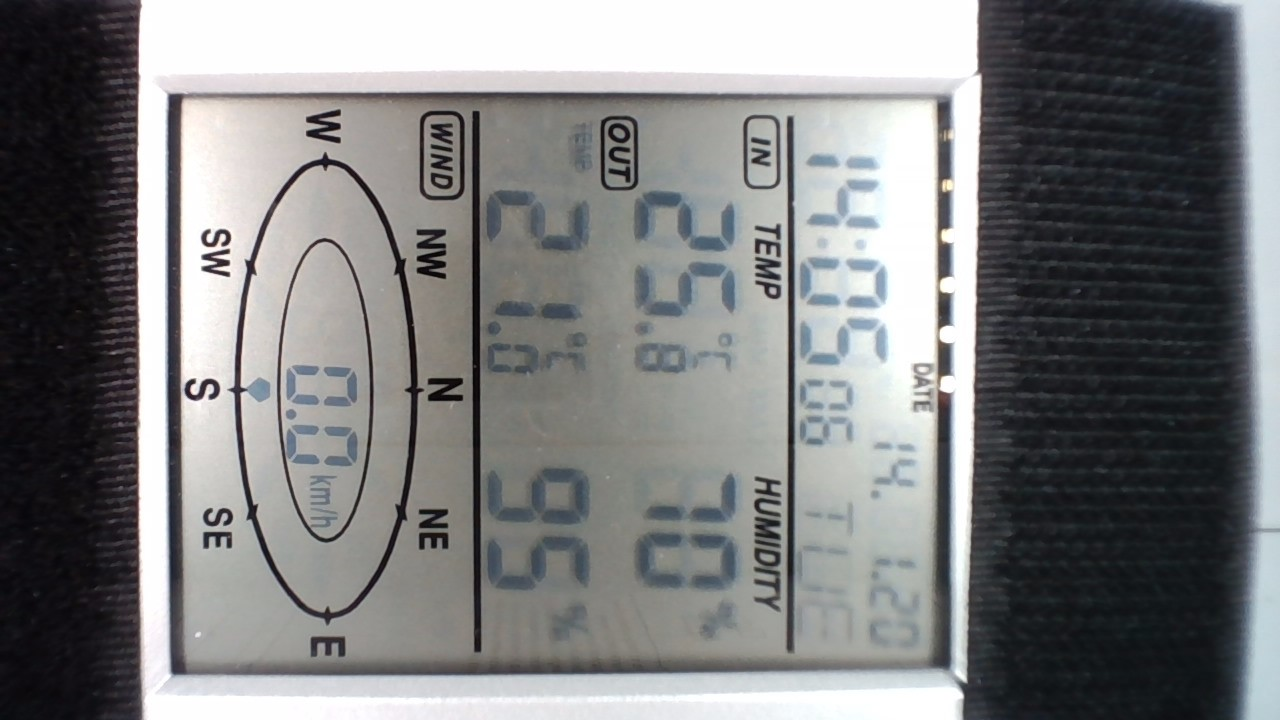
#> input picture fullview.jpg, 1280 x 720 px
$ python main.py
#> lines starting #> are read from the running program, lines starting #| are printed output that depends on the picture; after the words box and inside, x2 and y2 are one past the last pixel; in counts of white or black regions, pixels touching at a corner belong together
### preprocess.py
import cv2
from numpy.typing import NDArray
import numpy as np
import matplotlib.pyplot as plt


def apply_greyscale(img: NDArray) -> NDArray:
    return cv2.cvtColor(img, cv2.COLOR_BGR2GRAY)


def apply_contrast(
    img: NDArray, clip_limit: float = 2.0, tile_grid_size: tuple = (8, 8)
) -> NDArray:
    clahe = cv2.createCLAHE(clipLimit=clip_limit, tileGridSize=tile_grid_size)
    enhanced = clahe.apply(img)
    return enhanced


def brighten_image(image):
    threshold = 90
    mask = np.where(image > threshold, 1, 0)

    # Add 20 to pixels that satisfy the mask
    brightened_image = image + (60 * mask)
    brightened_image = np.clip(brightened_image, 0, 255)
    brightened_image = brightened_image.astype(np.uint8)
    return brightened_image


def apply_threshold(image):
    _, thresholded = cv2.threshold(image, 110, 255, cv2.THRESH_BINARY)
    return thresholded


def apply_filters(img: NDArray, bright=True) -> NDArray:
    gray = apply_greyscale(img)
    enhanced = apply_contrast(gray)
    if bright:  # the brigthen image is not good
        enhanced = brighten_image(enhanced)
    image_with_filters = apply_threshold(enhanced)
    return image_with_filters

### seven_segment_ocr.py
import cv2
import matplotlib.pyplot as plt
import numpy as np
from numpy.typing import NDArray


# [9 lines left out: function visulize, not called in this run]


def get_segments_from_image(image: NDArray) -> list[int]:
    """
    Need to make it dynamic so If I got diff digit size, I would still be able to predict
    :param image:
    :return: The seven segments
    """
    segment_width = 12
    segment_height = 12

    image = cv2.resize(image, (71, 41))
    image = cv2.rotate(image, rotateCode=cv2.ROTATE_90_COUNTERCLOCKWISE)
    # plt.imshow(image, cmap="gray")
    # plt.title("image")
    # plt.show()

    positions: list[tuple[int, int]] = [
        (0, 15),
        (15, 0),
        (15, 30),
        (30, 15),
        (45, 0),
        (45, 30),
        (60, 15),
    ]

    segments = []
    for position in positions:
        h_start, w_start = position
        segment: NDArray = image[
            h_start : h_start + segment_height, w_start : w_start + segment_width
        ]
        segment_average = np.average(segment)
        segment_contains_black_pixels = segment_average < 170
        segments.append(1) if segment_contains_black_pixels else segments.append(0)

    return segments


def identify_digit(segments):
    patterns = {
        "0": [1, 1, 1, 0, 1, 1, 1],
        "1": [0, 0, 1, 0, 0, 1, 0],
        "2": [1, 0, 1, 1, 1, 0, 1],
        "3": [1, 0, 1, 1, 0, 1, 1],
        "4": [0, 1, 1, 1, 0, 1, 0],
        "5": [1, 1, 0, 1, 0, 1, 1],
        "6": [1, 1, 0, 1, 1, 1, 1],
        "7": [1, 0, 1, 0, 0, 1, 0],
        "8": [1, 1, 1, 1, 1, 1, 1],
        "9": [1, 1, 1, 1, 0, 1, 1],
    }

    for digit, pattern in patterns.items():
        if segments == pattern:
            return digit

    return None

### main.py
from collections import namedtuple
from dataclasses import dataclass
from typing import TypedDict

import cv2
import numpy as np
from numpy.typing import NDArray
import matplotlib.pyplot as plt

from preprocess import apply_filters
from seven_segment_ocr import get_segments_from_image, identify_digit

Coordinates = namedtuple("Coordinates", ["x", "y"])
DigitsValue = namedtuple("DigitValue", ["left_digit", "right_digit"])


class DigitCoordinates(TypedDict):
    left_up: Coordinates
    right_down: Coordinates


@dataclass
class TwoDigitCoordinate:
    left_digit: DigitCoordinates
    right_digit: DigitCoordinates


def get_center(img: NDArray) -> NDArray:
    """
    Gets the center of ths screen
    :param img: The Image to crop
    :return: Cropped Image
    """
    # first crop get humidity and temp
    coord = DigitCoordinates(
        left_up=Coordinates(x=486, y=190), right_down=Coordinates(x=586, y=585)
    )
    humidity_and_temp = crop(img, coord)

    filtered = apply_filters(humidity_and_temp)
    plt.imshow(filtered, cmap="gray")
    plt.title("cropped & filtered Image")
    plt.show()
    return filtered


def get_wind(img: NDArray) -> DigitsValue:
    pass


def crop(img: NDArray, digit: DigitCoordinates) -> NDArray:
    cropped_img = img[
        digit["left_up"].y : digit["right_down"].y,
        digit["left_up"].x : digit["right_down"].x,
    ]
    return cropped_img


def process_two_digits(img: NDArray, digit: TwoDigitCoordinate) -> DigitsValue:
    """
    :param img: Image which are cropped to the temperature digits.
    :param digit:
    :return: The actual two digit value
    """

    left_digit_to_crop = DigitCoordinates(
        left_up=digit.left_digit["left_up"], right_down=digit.left_digit["right_down"]
    )
    left_digit = crop(img, left_digit_to_crop)

    right_digit_to_crop = DigitCoordinates(
        left_up=digit.right_digit["left_up"], right_down=digit.right_digit["right_down"]
    )
    right_digit = crop(img, right_digit_to_crop)

    predicted_left_digit = predict(left_digit)
    predicted_right_digit = predict(right_digit)
    print(f"Predicted {predicted_left_digit}{predicted_right_digit}")

    return DigitsValue(
        left_digit=predicted_left_digit, right_digit=predicted_right_digit
    )


def get_temp(img: NDArray) -> DigitsValue:
    """
    :param img: Image which are cropped to the temperature digits.
    :return: The actual two digit value
    """
    left = DigitCoordinates(
        left_up=Coordinates(x=0, y=0), right_down=Coordinates(x=96, y=58)
    )
    right = DigitCoordinates(
        left_up=Coordinates(x=1, y=70), right_down=Coordinates(x=96, y=126)
    )
    digits_coord = TwoDigitCoordinate(left_digit=left, right_digit=right)
    return process_two_digits(img, digits_coord)


def get_humidity(img: NDArray) -> DigitsValue:
    """
    :param img: Image which are cropped to the temperature digits.
    :return: The actual two digit value
    """

    first_crop = DigitCoordinates(
        left_up=Coordinates(x=1, y=278), right_down=Coordinates(x=97, y=394)
    )
    img = crop(img, first_crop)

    left = DigitCoordinates(
        left_up=Coordinates(x=0, y=0), right_down=Coordinates(x=96, y=54)
    )
    right = DigitCoordinates(
        left_up=Coordinates(x=1, y=70), right_down=Coordinates(x=96, y=126)
    )
    digits_coord = TwoDigitCoordinate(left_digit=left, right_digit=right)
    return process_two_digits(img, digits_coord)


def predict(img: NDArray) -> int:
    segments = get_segments_from_image(img)
    digit = identify_digit(segments)
    return digit


image = cv2.imread("fullview.jpg")
#> image is the input picture: shape (720, 1280, 3); mean B, G, R 127.9, 127.1, 126.3
cropped = get_center(image)
#> in crop, `cropped_img = img[ digit["left_up"].y : digit["right_down"].y, digit["..`:
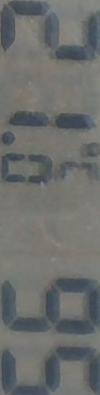
#> cropped_img: shape (395, 100, 3); mean B, G, R 108.2, 109.9, 107.8
#> in apply_contrast, `enhanced = clahe.apply(img)`:
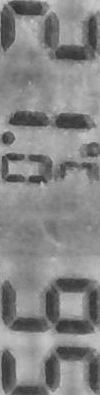
#> enhanced: shape (395, 100); min 46, max 201, mean 132.9
#> in brighten_image, `mask = np.where(image > threshold, 1, 0)`:
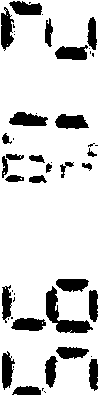
#> mask: shape (395, 100) int64; values 0 (black) and 1 (white), 84% white; 49 black regions (22 under 20 px), largest, box (x1, y1, x2, y2) and area: (46, 286, 93, 333) 738, (9, 112, 48, 126) 396, (55, 114, 89, 129) 377
#> in brighten_image, `brightened_image = image + (60 * mask)`:
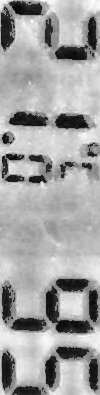
#> brightened_image: shape (395, 100) int64; min 46, max 261, mean 183.3; drawn with min black and max white
#> in brighten_image, `brightened_image = np.clip(brightened_image, 0, 255)`:
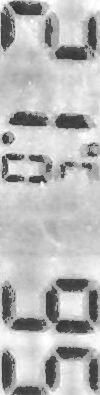
#> brightened_image: shape (395, 100) int64; min 46, max 255, mean 183.3
temperature = get_temp(cropped)
#> in crop (call 2), `cropped_img = img[ digit["left_up"].y : digit["right_down"].y, digit["..`: cropped_img: shape (58, 96); 74% white; 13 black regions (8 under 20 px), largest, box (x1, y1, x2, y2) and area: (1, 7, 14, 51) 375, (9, 1, 42, 15) 342, (55, 45, 88, 58) 329, (87, 17, 96, 50) 229, (45, 18, 53, 47) 152
#> in crop (call 3), `cropped_img = img[ digit["left_up"].y : digit["right_down"].y, digit["..`: cropped_img: shape (56, 95); 86.7% white; 3 black regions (1 under 20 px), largest, box (x1, y1, x2, y2) and area: (8, 42, 47, 56) 396, (54, 44, 87, 56) 309
#> the loop in get_segments_from_image, `for position in positions:` made 7 passes
#> (segment_average, segment_contains_black_pixels) on passes 1 to 7: (131.3, True), (255, False), (72.77, True), (158.5, True), (76.44, True), (255, False), (65.65, True)
#> after the loop in get_segments_from_image, `for position in positions:`: segments = [1, 0, 1, 1, 1, 0, 1]
#> in predict, `digit = identify_digit(segments)`: digit = '2'
#> the loop in get_segments_from_image (call 2), `for position in positions:` made 7 passes
#> in process_two_digits, `predicted_right_digit = predict(right_digit)`: predicted_right_digit = '1'
#| Predicted 21
#> temperature = ('2', '1')
humidity = get_humidity(cropped)
#> in crop (call 4), `cropped_img = img[ digit["left_up"].y : digit["right_down"].y, digit["..`:
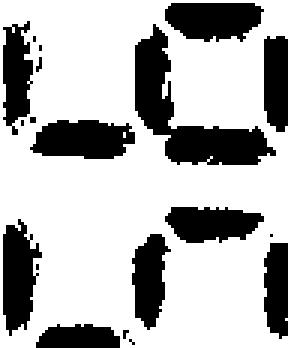
#> cropped_img: shape (116, 96) (shown 3 times larger); 70.8% white; 19 black regions (9 under 20 px), largest, box (x1, y1, x2, y2) and area: (45, 8, 92, 55) 738, (10, 40, 45, 53) 352, (55, 1, 88, 14) 338
#> in crop (call 5), `cropped_img = img[ digit["left_up"].y : digit["right_down"].y, digit["..`: cropped_img: shape (54, 96); 62.9% white; 10 black regions (5 under 20 px), largest, box (x1, y1, x2, y2) and area: (45, 8, 92, 54) 719, (10, 40, 45, 53) 352, (55, 1, 88, 14) 338, (1, 7, 11, 45) 261, (88, 12, 96, 44) 236
#> in crop (call 6), `cropped_img = img[ digit["left_up"].y : digit["right_down"].y, digit["..`: cropped_img: shape (46, 95); 70.3% white; 9 black regions (4 under 20 px), largest, box (x1, y1, x2, y2) and area: (0, 3, 13, 42) 333, (54, 0, 87, 11) 280, (43, 8, 56, 40) 270, (87, 11, 95, 43) 221, (11, 38, 39, 46) 184
#> in get_segments_from_image (call 4), `image = cv2.rotate(image, rotateCode=cv2.ROTATE_90_COUNTERCLOCKWISE)`:
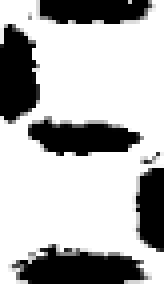
#> image: shape (71, 41) (shown 4 times larger); min 0, max 255, mean 179.6
#> the loop in get_segments_from_image (call 4), `for position in positions:` made 7 passes
#> (segment_average, segment_contains_black_pixels) on passes 1 to 7: (134.4, True), (58.22, True), (255, False), (96.31, True), (255, False), (104.6, True), (75.05, True)
#> after the loop in get_segments_from_image (call 4), `for position in positions:`: segments = [1, 1, 0, 1, 0, 1, 1]
#| Predicted 95
#> humidity = ('9', '5')
print(
    f"temperature {temperature.left_digit}{temperature.right_digit}. humidity {humidity.left_digit}{humidity.right_digit}"
)
#| temperature 21. humidity 95
